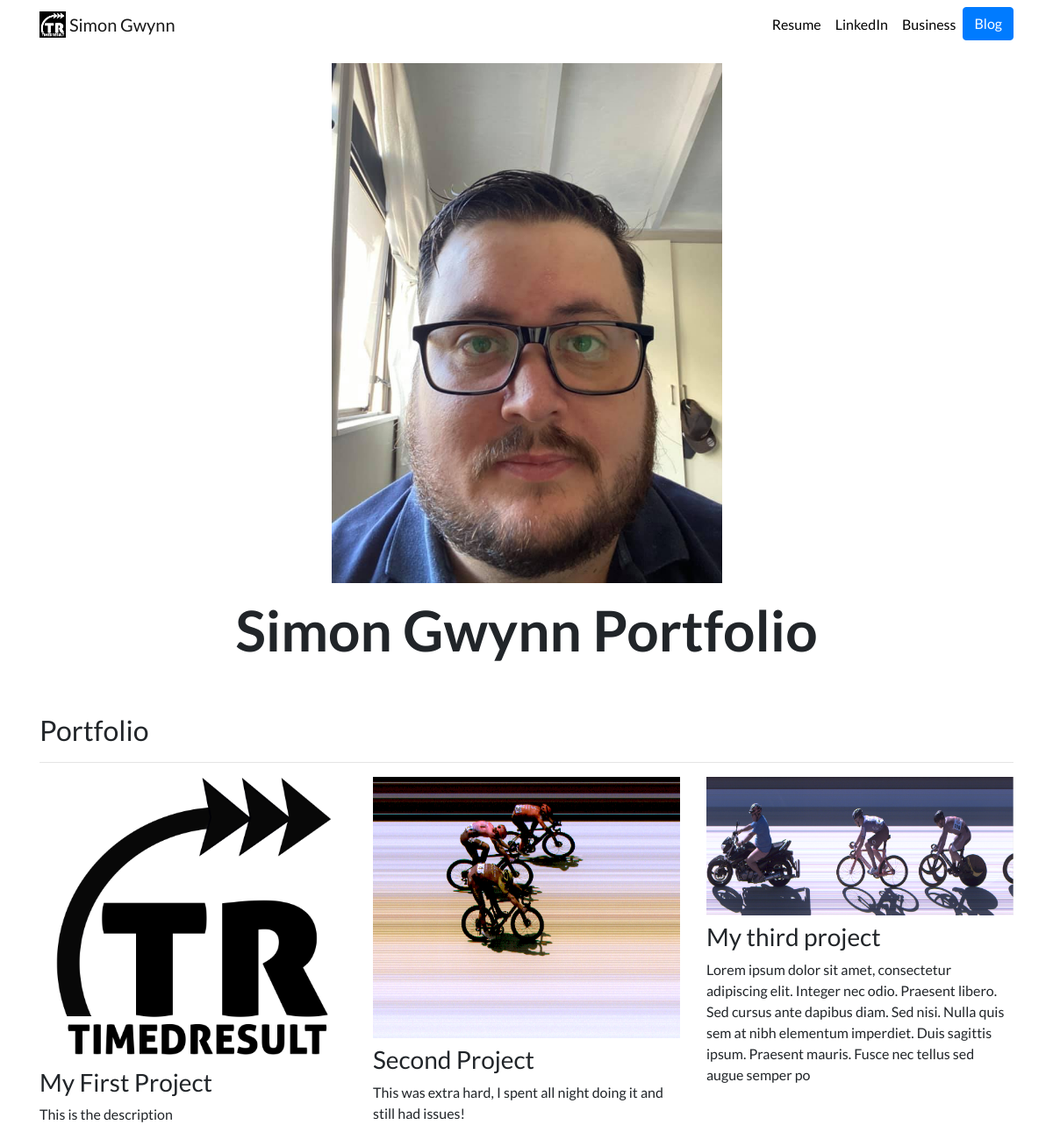
The page / on the database its author committed.
### portfolio/models.py (models this page shows, shortened)
class Project(models.Model):
    title = models.CharField(max_length=100)
    description = models.CharField(max_length=250)
    image = models.ImageField(upload_to='portfolio/images/')
    url = models.URLField(blank=True)

### portfolio/views.py (the view)
# urls.py: 2. Add a URL to urlpatterns:  path('', views.home, name='home')
def home(request):
    projects = Project.objects.all()
    return render(request, 'portfolio/home.html', {'projects':projects})

### portfolio/templates/portfolio/home.html
{% extends "portfolio/base.html" %}
{% load static %}
{% block content %}
<div class="row justify-content-center my-3">
  <div class="col-5">
    <img src="{% static 'portfolio/me2.jpg' %}" class="img-fluid">
  </div>
</div>
<div class="row justify-content-center mb-3">
  <div class="col-md-9 text-center">
    <h1 id="hometext" class="font-weight-bold">Simon Gwynn Portfolio</h1>
  </div>
</div>
<h2 class="mt-5">Portfolio</h2>
<hr>
<div class="row">
  {% for project in projects %}
  <div class="col-lg-4 col-md-6">
    {% if project.url %}
    <a href="{{ project.url }}">
      <img src="{{ project.image.url }}" class="img-fluid mb-2">
    </a>
    {% else %}
    <img src="{{ project.image.url }}" class="img-fluid mb-2">
    {% endif %}
    <h3>{{ project.title }}</h3>
    <p>{{ project.description }}</p>
  </div>
  {% endfor %}
</div>
{% endblock %}

### portfolio/templates/portfolio/base.html (shortened to what this page needs)
{% load static %}
<!doctype html>
<html lang="en">
<head>
  <link rel="stylesheet" href="https://stackpath.bootstrapcdn.com/bootstrap/4.4.1/css/bootstrap.min.css">
  <link rel="stylesheet" href="{% static "portfolio/custom.css" %}">
</head>
<body>
  <nav id="topNav" class="navbar navbar-expand-md navbar-light">
    <div class="container">
      <a class="navbar-brand" href="{% url 'home' %}">
        <img src="{% static "portfolio/tdrevers.png" %}" width="30" height="30" class="d-inline-block align-top" alt="Simon's Logo">
        <span>Simon Gwynn</span>
      </a>
      <div class="collapse navbar-collapse text-center" id="navbarNav">
        <ul class="navbar-nav ml-auto">
          <li class="nav-item">
            <a class="nav-link" href="{% static "portfolio/resume.pdf" %}">Resume</a>
          </li>
          <li class="nav-item">
            <a class="nav-link" href="https://www.linkedin.com/in/simon-gwynn-8b320641/" target="_blank">LinkedIn</a>
          </li>
          <li class="nav-item">
            <a class="nav-link" href="https://sport-st.com" target="_blank">Business</a>
          </li>
          <li>
            <a role="button" href="{% url 'blog:all_blogs' %}" class="btn btn-primary">Blog</a>
          </li>
        </ul>
      </div>
    </div>
  </nav>
  <div class="container">
    {% block content %}{% endblock %}
  </div>
</body>
</html>

### portfolio/static/portfolio/custom.css (style rules this page uses)
.navbar-nav .nav-link { color: rgba(0,0,0,1) !important; }
body { font-family: 'Lato', sans-serif; }
@media (min-width: 992px) { #hometext { font-size: 4rem; } }

### rows shown on the page
Project: image (picture), title "My First Project", description "This is the description"
Project: image (picture), title "Second Project", description "This was extra hard, I spent all night doing it and still had issues!"
Project: image (picture), title "My third project", description "Lorem ipsum dolor sit amet, consectetur adipiscing elit. Integer nec odio. Praesent libero. Sed cursus ante dapibus diam. Sed nisi. Nulla quis sem at nibh elementum imperdiet. Duis sagittis ipsum. Praesent mauris. Fusce nec tellus sed augue semper po"
